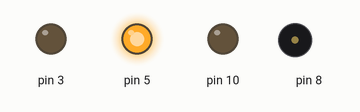
The sketch below on a simulated Arduino Uno, built with avr-gcc and run on an emulated ATmega328P. On the bench: output pins drawn as LEDs (lit = HIGH), buzzer (waves = sounding).

Above: at 0.5 s.
At 8.2 s:
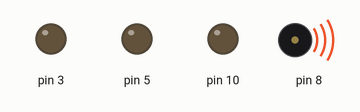
At 9.05 s:
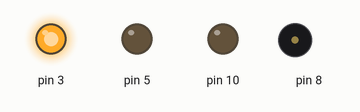
At 10.0 s:
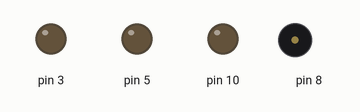
Timing chart, 0 to 14.3 s (numbered marks = the images above):
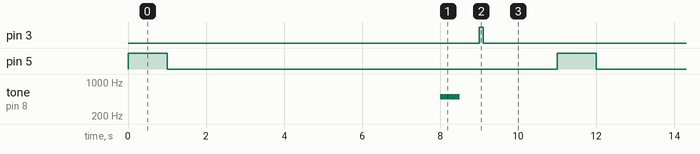

Measured:
- by itself, pin 3: alternates HIGH for 0.10 s and LOW for 10.9 s
- by itself, pin 5: alternates HIGH for 1.0 s and LOW for 10.0 s
- by itself, tone on pin 8: alternates 500 Hz for 0.50 s and silent for 10.5 s

The sketch:

PCBtestAll.ino
```cpp
/* based on blink sketch */
int serialTestNum = 0;

// the setup function runs once when you press reset or power the board
void setup() {
  // initialize digital pin LED_BUILTIN as an output.
  pinMode(3, OUTPUT);
  pinMode(5, OUTPUT);
  //pinMode(6, OUTPUT); RGB_LED on if pinMode = OUTPUT!
  pinMode(8, OUTPUT);
  //pinMode(9, OUTPUT);
  //pinMode(10, OUTPUT);
}

// the loop function runs over and over again forever
void loop() {

  Serial.print("Serial test #"+serialTestNum);
  //LED
  digitalWrite(5, HIGH);
  delay(1000);
  digitalWrite(5, LOW);
  delay(1000);

  //LED B
  pinMode(6, OUTPUT);
  delay(1000);
  pinMode(6, INPUT);
  delay(1000);

  //LED R
  pinMode(9, OUTPUT);
  delay(1000);
  pinMode(9, INPUT);
  delay(1000);

  //LED G
  pinMode(10, OUTPUT);
  delay(1000);
  pinMode(10, INPUT);
  delay(1000);

  //speaker
  tone(8, 500, 500);
  delay(1000);

  //motor
  digitalWrite(3, HIGH);
  delay(100);
  digitalWrite(3, LOW);
  delay(1900);

  serialTestNum++;
}
```
